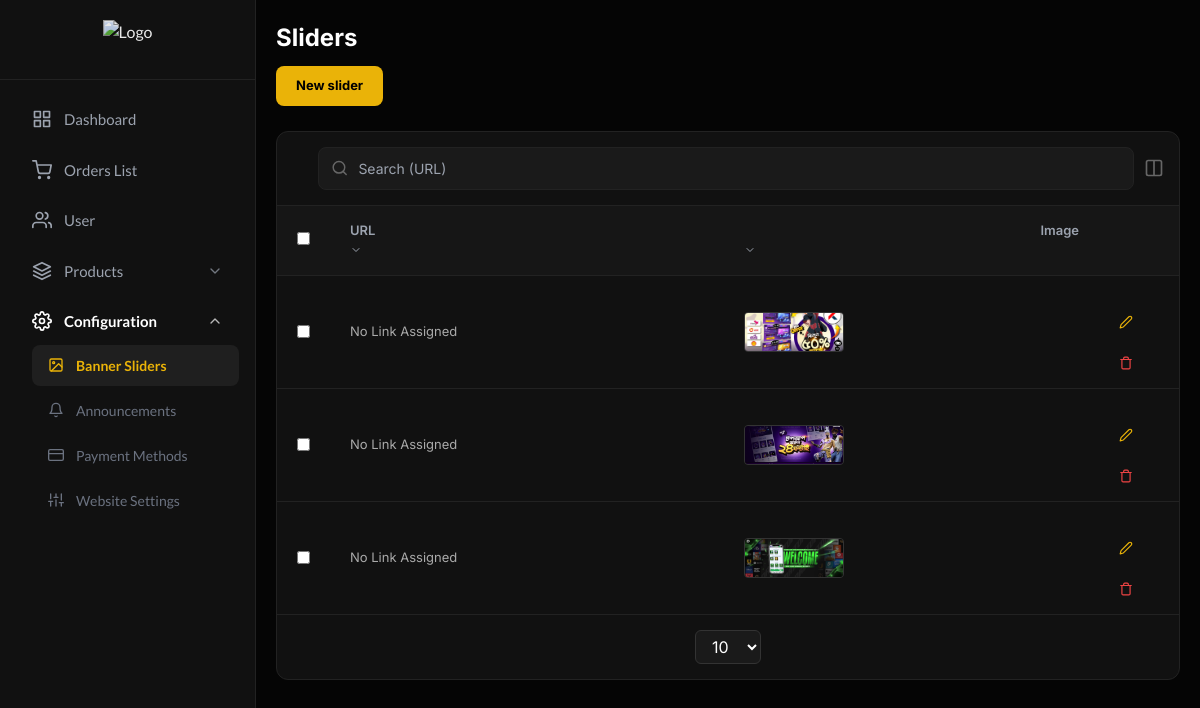
/admin/sliders.php (signed in), run on the app's committed database.
### tables this page shows
CREATE TABLE `sliders` (
  `id` int(11) NOT NULL,
  `image` varchar(255) DEFAULT NULL,
  `link` varchar(255) DEFAULT NULL
);

### admin/sliders.php (the view, shortened to what this page needs)
<?php
include 'common/header.php';
?>
<div class="container-fluid">
    <div class="page-header">
        <h1 class="page-title">Sliders</h1>
        <button onclick="openModal('sliderModal')" class="btn-new">New slider</button>
    </div>
    <div class="table-card">
        <div class="filter-bar">
            <div class="search-box">
                <i data-feather="search" style="color: #666; width: 18px;"></i>
                <input type="text" placeholder="Search (URL)">
            </div>
            <i data-feather="columns" style="color: #666; width: 20px;"></i>
        </div>
        <div class="table-responsive">
            <table>
                <thead>
                    <tr>
                        <th width="40"><input type="checkbox" style="accent-color:#eab308;"></th>
                        <th>URL <i data-feather="chevron-down" style="width:12px;"></i></th>
                        <th style="text-align:right;">Image <i data-feather="chevron-down" style="width:12px;"></i></th>
                        <th width="80"></th>
                    </tr>
                </thead>
                <tbody>
                    <?php
                    $sliders = $conn->query("SELECT * FROM sliders ORDER BY id DESC");
                    if($sliders && $sliders->num_rows > 0):
                        while($row = $sliders->fetch_assoc()):
                            $linkText = !empty($row['link']) ? $row['link'] : 'No Link Assigned';
                    ?>
                    <tr>
                        <td><input type="checkbox" style="accent-color:#eab308;"></td>
                        <td style="color:#aaa; font-size:13px;"><?php echo htmlspecialchars($linkText); ?></td>
                        <td style="text-align:right;">
                            <img src="../<?php echo $row['image']; ?>" class="slider-thumb">
                        </td>
                        <td style="text-align:right;">
                            <a href="javascript:void(0)" onclick='openEditModal(<?php echo json_encode($row); ?>)' class="btn-icon btn-edit"><i data-feather="edit-2" style="width:14px;"></i></a>
                            <a href="javascript:void(0)" onclick="confirmDelete(<?php echo $row['id']; ?>)" class="btn-icon btn-del"><i data-feather="trash" style="width:14px;"></i></a>
                        </td>
                    </tr>
                    <?php endwhile; else: ?>
                    <tr><td colspan="4" style="text-align:center; padding:30px; color:#666;">No sliders found</td></tr>
                    <?php endif; ?>
                </tbody>
            </table>
        </div>
        <div class="table-footer">
            <select class="limit-select">
                <option>10</option>
            </select>
        </div>
    </div>
</div>

### admin/common/header.php (shortened to what this page needs)
<!DOCTYPE html>
<html lang="en">
<head>
    <script src="https://cdn.tailwindcss.com"></script>
    <link rel="stylesheet" href="https://cdnjs.cloudflare.com/ajax/libs/font-awesome/6.4.0/css/all.min.css">
</head>
<body class="bg-[#050505] font-sans text-white antialiased">
    <div class="flex h-screen overflow-hidden">
        <?php include 'sidebar.php'; ?>
        <div class="flex-1 flex flex-col h-screen overflow-hidden relative bg-[#050505]">
            <main class="flex-1 overflow-y-auto bg-[#050505] w-full relative">

### admin/common/sidebar.php (shortened to what this page needs)
<aside id="adminSidebar" class="fixed inset-y-0 left-0 w-64 bg-[#111111] border-r border-[#222] transform -translate-x-full md:translate-x-0 transition-transform duration-300 z-50 md:static md:block flex flex-col flex-shrink-0 font-lato shadow-2xl md:shadow-none">
    <div class="h-20 flex items-center justify-center border-b border-[#222]">
        <img src="../res/logo.png" alt="Logo" class="h-10 w-auto object-contain opacity-90 hover:opacity-100 transition-opacity">
    </div>
    <nav class="flex-1 overflow-y-auto p-4 space-y-1 custom-scrollbar">
        <?php
        $current_page = basename($_SERVER['PHP_SELF']);
        function navItem($url, $icon, $label, $badge = null) {
            global $current_page;
            $isActive = ($current_page == $url);
            $classes = $isActive
                ? "bg-[#222] text-yellow-500 font-bold"
                : "text-gray-400 hover:text-white hover:bg-[#1a1a1a] font-medium";
            echo '<a href="'.$url.'" class="flex items-center justify-between px-4 py-3 rounded-lg text-[15px] transition-all duration-200 mb-1 '.$classes.'">
                    <div class="flex items-center gap-3">
                        <i data-feather="'.$icon.'"></i>
                        <span>'.$label.'</span>
                    </div>';
            echo '</a>';
        }
        function navDropdown($title, $icon, $items) {
            global $current_page;
            $isOpen = false;
            foreach($items as $item) {
                if($current_page == $item['url']) { $isOpen = true; break; }
            }
            $headerClass = $isOpen ? "text-white font-bold" : "text-gray-400 hover:text-white font-medium";
            $rotateClass = $isOpen ? "rotate-180" : "";
            $menuOpenClass = $isOpen ? "open" : "";
            $inlineStyle = $isOpen ? "max-height: 1000px;" : "max-height: 0px; overflow: hidden;";
            echo '<div class="group mb-1">
                    <button onclick="toggleSubmenu(this)" class="w-full flex items-center justify-between px-4 py-3 rounded-lg text-[15px] hover:bg-[#1a1a1a] transition-all duration-200 focus:outline-none '.$headerClass.'">
                        <div class="flex items-center gap-3">
                            <i data-feather="'.$icon.'"></i>
                            <span>'.$title.'</span>
                        </div>
                        <i data-feather="chevron-down" class="feather-sm opacity-70 rotate-icon '.$rotateClass.'"></i>
                    </button>
                    <div class="submenu pl-4 '.$menuOpenClass.' space-y-1" style="'.$inlineStyle.'">';
            foreach($items as $item) {
                $isSubActive = ($current_page == $item['url']);
                $subColor = $isSubActive ? "text-yellow-500 font-bold bg-[#1f1f1f]" : "text-gray-500 hover:text-gray-200 hover:bg-[#1a1a1a]";
                echo '<a href="'.$item['url'].'" class="flex items-center gap-3 px-4 py-2.5 rounded-lg text-[14px] transition-all '.$subColor.'">
                        <i data-feather="'.$item['icon'].'" class="feather-sm"></i>
                        <span>'.$item['label'].'</span>
                      </a>';
            }
            echo '</div></div>';
        }
        navItem('index.php', 'grid', 'Dashboard');
        navDropdown('Products', 'layers', [
            ['url' => 'categories.php', 'label' => 'Categories', 'icon' => 'list'],
            ['url' => 'game.php', 'label' => 'Products', 'icon' => 'monitor'],
            ['url' => 'product.php', 'label' => 'Variations', 'icon' => 'package'],
            ['url' => 'redeemcode.php', 'label' => 'Redeem Codes', 'icon' => 'gift'],
        ]);
        ?>
    </nav>
</aside>

### admin/common/header.php (style rules this page uses)
body { background-color: #050505; color: #ffffff; }

### admin/common/sidebar.php (style rules this page uses)
.font-lato { font-family: 'Lato', sans-serif; }
.submenu { transition: max-height 0.4s ease-in-out, opacity 0.4s ease-in-out; opacity: 0; }
.submenu.open { opacity: 1; }
.rotate-icon { transition: transform 0.3s ease; }
.rotate-180 { transform: rotate(180deg); }
.feather { width: 20px; height: 20px; vertical-align: middle; }
.feather-sm { width: 16px; height: 16px; vertical-align: middle; }

### admin/sliders.php (style rules this page uses)
:root { --bg-body: #050505; --bg-card: #111111; --bg-input: #1a1a1a; --border: #222222; --text-primary: #ffffff; --text-secondary: #9ca3af; --accent: #eab308; --red: #ef4444; }
body { background-color: var(--bg-body); color: var(--text-primary); font-family: 'Inter', sans-serif; margin: 0; overflow-x: hidden; }
.container-fluid { padding: 20px; max-width: 100%; }
.page-header { margin-bottom: 25px; }
.page-title { font-size: 24px; font-weight: 700; margin-bottom: 10px; }
.btn-new { background: var(--accent); color: #000; padding: 10px 20px; border-radius: 8px; font-weight: 700; font-size: 13px; border: none; cursor: pointer; }
.table-card { background: var(--bg-card); border: 1px solid var(--border); border-radius: 12px; overflow: hidden; }
.filter-bar { padding: 15px; border-bottom: 1px solid var(--border); display: flex; gap: 10px; align-items: center; }
.search-box { flex: 1; background: var(--bg-input); border: 1px solid var(--border); border-radius: 8px; display: flex; align-items: center; padding: 10px 12px; }
.search-box input { background: transparent; border: none; outline: none; color: #fff; width: 100%; font-size: 14px; margin-left: 10px; }
.table-responsive { overflow-x: auto; }
table { width: 100%; border-collapse: collapse; min-width: 700px; }
th { text-align: left; padding: 15px 20px; color: var(--text-secondary); font-size: 13px; font-weight: 600; border-bottom: 1px solid var(--border); background: #161616; }
td { padding: 15px 20px; border-bottom: 1px solid var(--border); font-size: 14px; color: #fff; vertical-align: middle; }
tr:last-child td { border-bottom: none; }
.slider-thumb { width: 100px; height: 40px; border-radius: 4px; object-fit: cover; border: 1px solid #333; background: #222; }
.btn-icon { color: var(--text-secondary); cursor: pointer; margin-left: 10px; }
.btn-edit { color: var(--accent); }
.btn-del { color: var(--red); }
.table-footer { padding: 15px; display: flex; justify-content: center; border-top: 1px solid var(--border); }
.limit-select { background: #1a1a1a; color: #fff; border: 1px solid #333; padding: 5px 12px; border-radius: 6px; }

### data on the page
sliders: link "No Link Assigned", image (picture)
sliders: link "No Link Assigned", image (picture)
sliders: link "No Link Assigned", image (picture)

### other printed values
$label "Dashboard Orders List User"
$title "Products Configuration"
$item['label'] "Banner Sliders"
$item['label'] "Announcements"
$item['label'] "Payment Methods"
$item['label'] "Website Settings"
